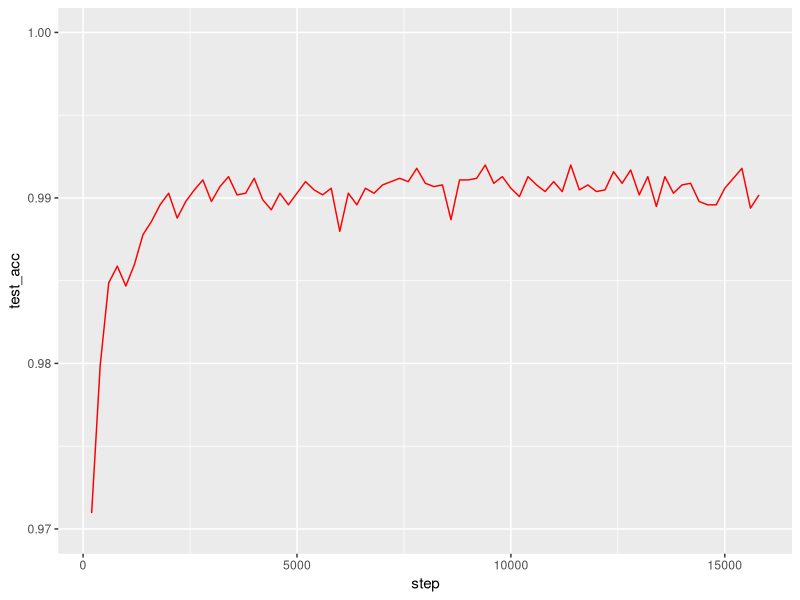

R code for this plot:
#! /bin/env Rscript

library(ggplot2)

data<-read.csv(file='results/accuracy.csv',header=T)
png('results/accuracy.png')
p<-ggplot(data,aes(x=step,y=test_acc))
p + geom_line(color='red') + ylim(c(0.97,1))
dev.off()
